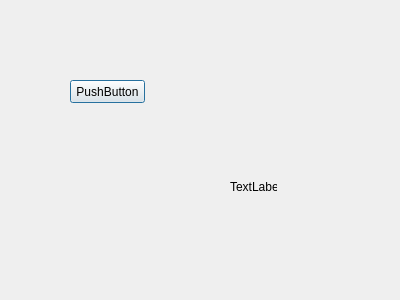
<?xml version="1.0" encoding="UTF-8"?>
<ui version="4.0">
 <class>Dialogadfh</class>
 <widget class="QDialog" name="Dialogadfh">
  <property name="geometry">
   <rect>
    <x>0</x>
    <y>0</y>
    <width>400</width>
    <height>300</height>
   </rect>
  </property>
  <property name="windowTitle">
   <string>Dialog</string>
  </property>
  <widget class="QPushButton" name="pushButton">
   <property name="geometry">
    <rect>
     <x>70</x>
     <y>80</y>
     <width>75</width>
     <height>23</height>
    </rect>
   </property>
   <property name="text">
    <string>PushButton</string>
   </property>
  </widget>
  <widget class="QLabel" name="label">
   <property name="geometry">
    <rect>
     <x>230</x>
     <y>180</y>
     <width>47</width>
     <height>13</height>
    </rect>
   </property>
   <property name="text">
    <string>TextLabel</string>
   </property>
  </widget>
 </widget>
 <resources/>
 <connections/>
</ui>
